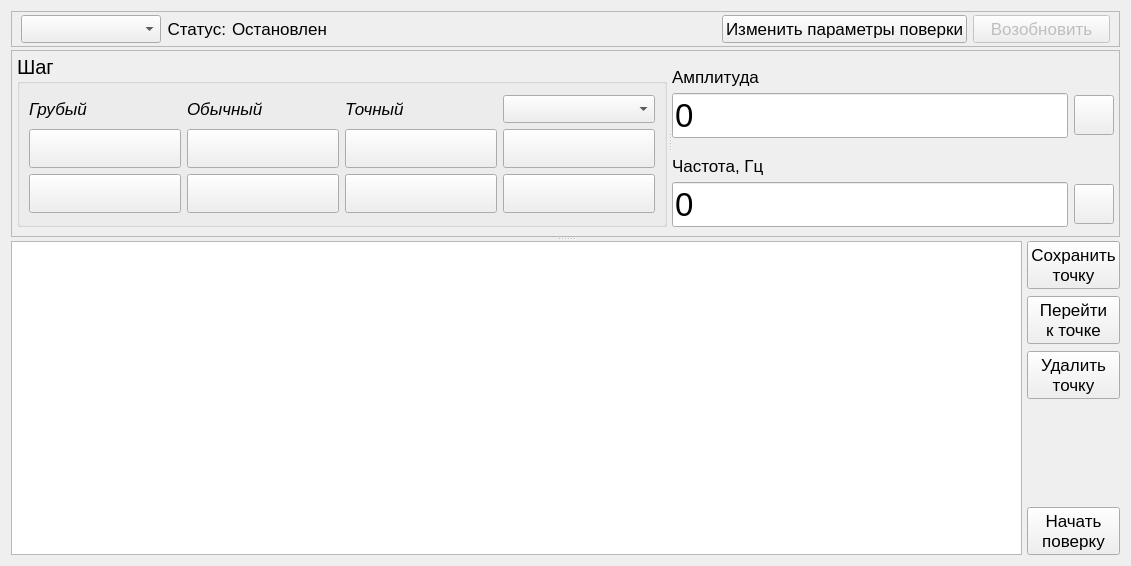
<?xml version="1.0" encoding="UTF-8"?>
<ui version="4.0">
 <class>main_widget</class>
 <widget class="QWidget" name="main_widget">
  <property name="geometry">
   <rect>
    <x>0</x>
    <y>0</y>
    <width>1131</width>
    <height>566</height>
   </rect>
  </property>
  <property name="font">
   <font>
    <pointsize>10</pointsize>
   </font>
  </property>
  <property name="windowTitle">
   <string>Form</string>
  </property>
  <layout class="QVBoxLayout" name="verticalLayout_4">
   <property name="spacing">
    <number>3</number>
   </property>
   <item>
    <widget class="QFrame" name="frame_3">
     <property name="autoFillBackground">
      <bool>false</bool>
     </property>
     <property name="frameShape">
      <enum>QFrame::StyledPanel</enum>
     </property>
     <property name="frameShadow">
      <enum>QFrame::Plain</enum>
     </property>
     <property name="lineWidth">
      <number>1</number>
     </property>
     <property name="midLineWidth">
      <number>0</number>
     </property>
     <layout class="QHBoxLayout" name="horizontalLayout_3">
      <property name="sizeConstraint">
       <enum>QLayout::SetMaximumSize</enum>
      </property>
      <property name="topMargin">
       <number>3</number>
      </property>
      <property name="bottomMargin">
       <number>3</number>
      </property>
      <item>
       <widget class="QComboBox" name="clb_list_combobox">
        <property name="minimumSize">
         <size>
          <width>140</width>
          <height>0</height>
         </size>
        </property>
        <property name="font">
         <font>
          <pointsize>13</pointsize>
         </font>
        </property>
       </widget>
      </item>
      <item>
       <widget class="QLabel" name="label_4">
        <property name="font">
         <font>
          <pointsize>13</pointsize>
         </font>
        </property>
        <property name="text">
         <string>Статус:</string>
        </property>
        <property name="alignment">
         <set>Qt::AlignRight|Qt::AlignTrailing|Qt::AlignVCenter</set>
        </property>
       </widget>
      </item>
      <item>
       <widget class="QLabel" name="clb_state_label">
        <property name="font">
         <font>
          <pointsize>13</pointsize>
         </font>
        </property>
        <property name="text">
         <string>Остановлен</string>
        </property>
       </widget>
      </item>
      <item>
       <widget class="QLabel" name="status_warning_label">
        <property name="minimumSize">
         <size>
          <width>30</width>
          <height>0</height>
         </size>
        </property>
        <property name="text">
         <string/>
        </property>
       </widget>
      </item>
      <item>
       <spacer name="horizontalSpacer">
        <property name="orientation">
         <enum>Qt::Horizontal</enum>
        </property>
        <property name="sizeHint" stdset="0">
         <size>
          <width>40</width>
          <height>20</height>
         </size>
        </property>
       </spacer>
      </item>
      <item>
       <widget class="QPushButton" name="edit_parameters_button">
        <property name="font">
         <font>
          <pointsize>13</pointsize>
         </font>
        </property>
        <property name="text">
         <string>Изменить параметры поверки</string>
        </property>
       </widget>
      </item>
      <item>
       <widget class="QPushButton" name="pause_button">
        <property name="enabled">
         <bool>false</bool>
        </property>
        <property name="minimumSize">
         <size>
          <width>137</width>
          <height>0</height>
         </size>
        </property>
        <property name="baseSize">
         <size>
          <width>0</width>
          <height>0</height>
         </size>
        </property>
        <property name="font">
         <font>
          <pointsize>13</pointsize>
         </font>
        </property>
        <property name="text">
         <string>Возобновить</string>
        </property>
        <property name="iconSize">
         <size>
          <width>21</width>
          <height>21</height>
         </size>
        </property>
        <property name="checkable">
         <bool>true</bool>
        </property>
        <property name="flat">
         <bool>false</bool>
        </property>
       </widget>
      </item>
     </layout>
    </widget>
   </item>
   <item>
    <widget class="QSplitter" name="splitter">
     <property name="orientation">
      <enum>Qt::Vertical</enum>
     </property>
     <property name="childrenCollapsible">
      <bool>false</bool>
     </property>
     <widget class="QFrame" name="frame">
      <property name="sizePolicy">
       <sizepolicy hsizetype="Preferred" vsizetype="Fixed">
        <horstretch>0</horstretch>
        <verstretch>0</verstretch>
       </sizepolicy>
      </property>
      <property name="frameShape">
       <enum>QFrame::StyledPanel</enum>
      </property>
      <property name="frameShadow">
       <enum>QFrame::Plain</enum>
      </property>
      <layout class="QVBoxLayout" name="verticalLayout_2">
       <property name="leftMargin">
        <number>5</number>
       </property>
       <property name="topMargin">
        <number>3</number>
       </property>
       <property name="rightMargin">
        <number>5</number>
       </property>
       <property name="bottomMargin">
        <number>9</number>
       </property>
       <item>
        <widget class="QSplitter" name="splitter_2">
         <property name="frameShape">
          <enum>QFrame::NoFrame</enum>
         </property>
         <property name="frameShadow">
          <enum>QFrame::Plain</enum>
         </property>
         <property name="lineWidth">
          <number>1</number>
         </property>
         <property name="midLineWidth">
          <number>5</number>
         </property>
         <property name="orientation">
          <enum>Qt::Horizontal</enum>
         </property>
         <property name="opaqueResize">
          <bool>true</bool>
         </property>
         <property name="handleWidth">
          <number>5</number>
         </property>
         <property name="childrenCollapsible">
          <bool>false</bool>
         </property>
         <widget class="QGroupBox" name="groupBox">
          <property name="sizePolicy">
           <sizepolicy hsizetype="Preferred" vsizetype="Preferred">
            <horstretch>0</horstretch>
            <verstretch>0</verstretch>
           </sizepolicy>
          </property>
          <property name="font">
           <font>
            <pointsize>15</pointsize>
           </font>
          </property>
          <property name="title">
           <string>Шаг</string>
          </property>
          <property name="flat">
           <bool>false</bool>
          </property>
          <layout class="QGridLayout" name="gridLayout_3">
           <property name="sizeConstraint">
            <enum>QLayout::SetDefaultConstraint</enum>
           </property>
           <property name="topMargin">
            <number>11</number>
           </property>
           <property name="bottomMargin">
            <number>11</number>
           </property>
           <item row="0" column="2">
            <widget class="QLabel" name="label_3">
             <property name="sizePolicy">
              <sizepolicy hsizetype="Preferred" vsizetype="Fixed">
               <horstretch>0</horstretch>
               <verstretch>0</verstretch>
              </sizepolicy>
             </property>
             <property name="minimumSize">
              <size>
               <width>115</width>
               <height>0</height>
              </size>
             </property>
             <property name="font">
              <font>
               <pointsize>13</pointsize>
               <italic>true</italic>
              </font>
             </property>
             <property name="cursor">
              <cursorShape>WhatsThisCursor</cursorShape>
             </property>
             <property name="toolTip">
              <string>Shift + колесо мыши</string>
             </property>
             <property name="text">
              <string>Точный</string>
             </property>
            </widget>
           </item>
           <item row="2" column="0">
            <widget class="QPushButton" name="rough_minus_button">
             <property name="sizePolicy">
              <sizepolicy hsizetype="Expanding" vsizetype="Preferred">
               <horstretch>0</horstretch>
               <verstretch>0</verstretch>
              </sizepolicy>
             </property>
             <property name="minimumSize">
              <size>
               <width>0</width>
               <height>0</height>
              </size>
             </property>
             <property name="sizeIncrement">
              <size>
               <width>0</width>
               <height>0</height>
              </size>
             </property>
             <property name="font">
              <font>
               <pointsize>20</pointsize>
               <weight>75</weight>
               <bold>true</bold>
              </font>
             </property>
             <property name="text">
              <string/>
             </property>
             <property name="icon">
              <iconset resource="../resources/icons.qrc">
               <normaloff>:/icons/icons/minus2.png</normaloff>:/icons/icons/minus2.png</iconset>
             </property>
             <property name="iconSize">
              <size>
               <width>35</width>
               <height>35</height>
              </size>
             </property>
             <property name="autoRepeat">
              <bool>true</bool>
             </property>
             <property name="autoRepeatDelay">
              <number>600</number>
             </property>
             <property name="autoRepeatInterval">
              <number>10</number>
             </property>
            </widget>
           </item>
           <item row="1" column="3">
            <widget class="QPushButton" name="fixed_plus_button">
             <property name="sizePolicy">
              <sizepolicy hsizetype="Expanding" vsizetype="Preferred">
               <horstretch>0</horstretch>
               <verstretch>0</verstretch>
              </sizepolicy>
             </property>
             <property name="minimumSize">
              <size>
               <width>0</width>
               <height>0</height>
              </size>
             </property>
             <property name="sizeIncrement">
              <size>
               <width>0</width>
               <height>0</height>
              </size>
             </property>
             <property name="font">
              <font>
               <pointsize>20</pointsize>
               <weight>75</weight>
               <bold>true</bold>
              </font>
             </property>
             <property name="text">
              <string/>
             </property>
             <property name="icon">
              <iconset resource="../resources/icons.qrc">
               <normaloff>:/icons/icons/plus.png</normaloff>:/icons/icons/plus.png</iconset>
             </property>
             <property name="iconSize">
              <size>
               <width>35</width>
               <height>35</height>
              </size>
             </property>
             <property name="autoRepeat">
              <bool>true</bool>
             </property>
             <property name="autoRepeatDelay">
              <number>600</number>
             </property>
             <property name="autoRepeatInterval">
              <number>10</number>
             </property>
            </widget>
           </item>
           <item row="1" column="1">
            <widget class="QPushButton" name="common_plus_button">
             <property name="sizePolicy">
              <sizepolicy hsizetype="Expanding" vsizetype="Preferred">
               <horstretch>0</horstretch>
               <verstretch>0</verstretch>
              </sizepolicy>
             </property>
             <property name="minimumSize">
              <size>
               <width>0</width>
               <height>0</height>
              </size>
             </property>
             <property name="sizeIncrement">
              <size>
               <width>0</width>
               <height>0</height>
              </size>
             </property>
             <property name="font">
              <font>
               <pointsize>20</pointsize>
               <weight>75</weight>
               <bold>true</bold>
              </font>
             </property>
             <property name="text">
              <string/>
             </property>
             <property name="icon">
              <iconset resource="../resources/icons.qrc">
               <normaloff>:/icons/icons/plus.png</normaloff>:/icons/icons/plus.png</iconset>
             </property>
             <property name="iconSize">
              <size>
               <width>35</width>
               <height>35</height>
              </size>
             </property>
             <property name="autoRepeat">
              <bool>true</bool>
             </property>
             <property name="autoRepeatDelay">
              <number>600</number>
             </property>
             <property name="autoRepeatInterval">
              <number>10</number>
             </property>
            </widget>
           </item>
           <item row="2" column="3">
            <widget class="QPushButton" name="fixed_minus_button">
             <property name="sizePolicy">
              <sizepolicy hsizetype="Expanding" vsizetype="Preferred">
               <horstretch>0</horstretch>
               <verstretch>0</verstretch>
              </sizepolicy>
             </property>
             <property name="minimumSize">
              <size>
               <width>0</width>
               <height>0</height>
              </size>
             </property>
             <property name="sizeIncrement">
              <size>
               <width>0</width>
               <height>0</height>
              </size>
             </property>
             <property name="font">
              <font>
               <pointsize>20</pointsize>
               <weight>75</weight>
               <bold>true</bold>
              </font>
             </property>
             <property name="text">
              <string/>
             </property>
             <property name="icon">
              <iconset resource="../resources/icons.qrc">
               <normaloff>:/icons/icons/minus2.png</normaloff>:/icons/icons/minus2.png</iconset>
             </property>
             <property name="iconSize">
              <size>
               <width>35</width>
               <height>35</height>
              </size>
             </property>
             <property name="autoRepeat">
              <bool>true</bool>
             </property>
             <property name="autoRepeatDelay">
              <number>600</number>
             </property>
             <property name="autoRepeatInterval">
              <number>10</number>
             </property>
            </widget>
           </item>
           <item row="2" column="1">
            <widget class="QPushButton" name="common_minus_button">
             <property name="sizePolicy">
              <sizepolicy hsizetype="Expanding" vsizetype="Preferred">
               <horstretch>0</horstretch>
               <verstretch>0</verstretch>
              </sizepolicy>
             </property>
             <property name="minimumSize">
              <size>
               <width>0</width>
               <height>0</height>
              </size>
             </property>
             <property name="sizeIncrement">
              <size>
               <width>0</width>
               <height>0</height>
              </size>
             </property>
             <property name="font">
              <font>
               <pointsize>20</pointsize>
               <weight>75</weight>
               <bold>true</bold>
              </font>
             </property>
             <property name="text">
              <string/>
             </property>
             <property name="icon">
              <iconset resource="../resources/icons.qrc">
               <normaloff>:/icons/icons/minus2.png</normaloff>:/icons/icons/minus2.png</iconset>
             </property>
             <property name="iconSize">
              <size>
               <width>35</width>
               <height>35</height>
              </size>
             </property>
             <property name="autoRepeat">
              <bool>true</bool>
             </property>
             <property name="autoRepeatDelay">
              <number>600</number>
             </property>
             <property name="autoRepeatInterval">
              <number>10</number>
             </property>
            </widget>
           </item>
           <item row="0" column="1">
            <widget class="QLabel" name="label_8">
             <property name="sizePolicy">
              <sizepolicy hsizetype="Preferred" vsizetype="Fixed">
               <horstretch>0</horstretch>
               <verstretch>0</verstretch>
              </sizepolicy>
             </property>
             <property name="minimumSize">
              <size>
               <width>115</width>
               <height>0</height>
              </size>
             </property>
             <property name="font">
              <font>
               <pointsize>13</pointsize>
               <italic>true</italic>
               <kerning>true</kerning>
              </font>
             </property>
             <property name="cursor">
              <cursorShape>WhatsThisCursor</cursorShape>
             </property>
             <property name="toolTip">
              <string>Колесо мыши</string>
             </property>
             <property name="text">
              <string>Обычный</string>
             </property>
            </widget>
           </item>
           <item row="2" column="2">
            <widget class="QPushButton" name="exact_minus_button">
             <property name="sizePolicy">
              <sizepolicy hsizetype="Expanding" vsizetype="Preferred">
               <horstretch>0</horstretch>
               <verstretch>0</verstretch>
              </sizepolicy>
             </property>
             <property name="minimumSize">
              <size>
               <width>0</width>
               <height>0</height>
              </size>
             </property>
             <property name="sizeIncrement">
              <size>
               <width>0</width>
               <height>0</height>
              </size>
             </property>
             <property name="font">
              <font>
               <pointsize>20</pointsize>
               <weight>75</weight>
               <bold>true</bold>
              </font>
             </property>
             <property name="text">
              <string/>
             </property>
             <property name="icon">
              <iconset resource="../resources/icons.qrc">
               <normaloff>:/icons/icons/minus2.png</normaloff>:/icons/icons/minus2.png</iconset>
             </property>
             <property name="iconSize">
              <size>
               <width>35</width>
               <height>35</height>
              </size>
             </property>
             <property name="autoRepeat">
              <bool>true</bool>
             </property>
             <property name="autoRepeatDelay">
              <number>600</number>
             </property>
             <property name="autoRepeatInterval">
              <number>10</number>
             </property>
            </widget>
           </item>
           <item row="1" column="0">
            <widget class="QPushButton" name="rough_plus_button">
             <property name="sizePolicy">
              <sizepolicy hsizetype="Expanding" vsizetype="Preferred">
               <horstretch>0</horstretch>
               <verstretch>0</verstretch>
              </sizepolicy>
             </property>
             <property name="minimumSize">
              <size>
               <width>0</width>
               <height>0</height>
              </size>
             </property>
             <property name="sizeIncrement">
              <size>
               <width>0</width>
               <height>0</height>
              </size>
             </property>
             <property name="font">
              <font>
               <pointsize>20</pointsize>
               <weight>75</weight>
               <bold>true</bold>
              </font>
             </property>
             <property name="text">
              <string/>
             </property>
             <property name="icon">
              <iconset resource="../resources/icons.qrc">
               <normaloff>:/icons/icons/plus.png</normaloff>:/icons/icons/plus.png</iconset>
             </property>
             <property name="iconSize">
              <size>
               <width>35</width>
               <height>35</height>
              </size>
             </property>
             <property name="autoRepeat">
              <bool>true</bool>
             </property>
             <property name="autoRepeatDelay">
              <number>600</number>
             </property>
             <property name="autoRepeatInterval">
              <number>10</number>
             </property>
            </widget>
           </item>
           <item row="0" column="0">
            <widget class="QLabel" name="label_2">
             <property name="sizePolicy">
              <sizepolicy hsizetype="Maximum" vsizetype="Fixed">
               <horstretch>0</horstretch>
               <verstretch>0</verstretch>
              </sizepolicy>
             </property>
             <property name="minimumSize">
              <size>
               <width>115</width>
               <height>0</height>
              </size>
             </property>
             <property name="font">
              <font>
               <pointsize>13</pointsize>
               <italic>true</italic>
               <underline>false</underline>
               <strikeout>false</strikeout>
               <stylestrategy>PreferDefault</stylestrategy>
               <kerning>true</kerning>
              </font>
             </property>
             <property name="cursor">
              <cursorShape>WhatsThisCursor</cursorShape>
             </property>
             <property name="mouseTracking">
              <bool>false</bool>
             </property>
             <property name="contextMenuPolicy">
              <enum>Qt::NoContextMenu</enum>
             </property>
             <property name="toolTip">
              <string>Ctrl + колесо мыши</string>
             </property>
             <property name="styleSheet">
              <string notr="true"/>
             </property>
             <property name="text">
              <string>Грубый</string>
             </property>
            </widget>
           </item>
           <item row="1" column="2">
            <widget class="QPushButton" name="exact_plus_button">
             <property name="sizePolicy">
              <sizepolicy hsizetype="Expanding" vsizetype="Preferred">
               <horstretch>0</horstretch>
               <verstretch>0</verstretch>
              </sizepolicy>
             </property>
             <property name="minimumSize">
              <size>
               <width>0</width>
               <height>0</height>
              </size>
             </property>
             <property name="sizeIncrement">
              <size>
               <width>0</width>
               <height>0</height>
              </size>
             </property>
             <property name="font">
              <font>
               <pointsize>20</pointsize>
               <weight>75</weight>
               <bold>true</bold>
              </font>
             </property>
             <property name="text">
              <string/>
             </property>
             <property name="icon">
              <iconset resource="../resources/icons.qrc">
               <normaloff>:/icons/icons/plus.png</normaloff>:/icons/icons/plus.png</iconset>
             </property>
             <property name="iconSize">
              <size>
               <width>35</width>
               <height>35</height>
              </size>
             </property>
             <property name="autoRepeat">
              <bool>true</bool>
             </property>
             <property name="autoRepeatDelay">
              <number>600</number>
             </property>
             <property name="autoRepeatInterval">
              <number>10</number>
             </property>
            </widget>
           </item>
           <item row="0" column="3">
            <widget class="QComboBox" name="fixed_step_combobox">
             <property name="sizePolicy">
              <sizepolicy hsizetype="Preferred" vsizetype="Fixed">
               <horstretch>0</horstretch>
               <verstretch>0</verstretch>
              </sizepolicy>
             </property>
             <property name="minimumSize">
              <size>
               <width>115</width>
               <height>0</height>
              </size>
             </property>
             <property name="maximumSize">
              <size>
               <width>16777215</width>
               <height>16777215</height>
              </size>
             </property>
             <property name="font">
              <font>
               <pointsize>13</pointsize>
               <italic>true</italic>
              </font>
             </property>
             <property name="cursor">
              <cursorShape>WhatsThisCursor</cursorShape>
             </property>
             <property name="toolTip">
              <string>Ctrl + Shift + Колесо мыши</string>
             </property>
             <property name="editable">
              <bool>false</bool>
             </property>
             <property name="currentIndex">
              <number>-1</number>
             </property>
             <property name="modelColumn">
              <number>0</number>
             </property>
            </widget>
           </item>
          </layout>
         </widget>
         <widget class="QWidget" name="layoutWidget">
          <layout class="QVBoxLayout" name="verticalLayout_3">
           <item>
            <layout class="QGridLayout" name="gridLayout">
             <item row="5" column="1">
              <widget class="QPushButton" name="apply_frequency_button">
               <property name="sizePolicy">
                <sizepolicy hsizetype="Minimum" vsizetype="Fixed">
                 <horstretch>0</horstretch>
                 <verstretch>0</verstretch>
                </sizepolicy>
               </property>
               <property name="maximumSize">
                <size>
                 <width>40</width>
                 <height>40</height>
                </size>
               </property>
               <property name="font">
                <font>
                 <pointsize>20</pointsize>
                </font>
               </property>
               <property name="text">
                <string/>
               </property>
               <property name="icon">
                <iconset resource="../resources/icons.qrc">
                 <normaloff>:/icons/icons/ok.png</normaloff>:/icons/icons/ok.png</iconset>
               </property>
               <property name="iconSize">
                <size>
                 <width>35</width>
                 <height>35</height>
                </size>
               </property>
              </widget>
             </item>
             <item row="3" column="1">
              <widget class="QPushButton" name="apply_amplitude_button">
               <property name="sizePolicy">
                <sizepolicy hsizetype="Fixed" vsizetype="Fixed">
                 <horstretch>0</horstretch>
                 <verstretch>0</verstretch>
                </sizepolicy>
               </property>
               <property name="maximumSize">
                <size>
                 <width>40</width>
                 <height>40</height>
                </size>
               </property>
               <property name="font">
                <font>
                 <pointsize>20</pointsize>
                </font>
               </property>
               <property name="text">
                <string/>
               </property>
               <property name="icon">
                <iconset resource="../resources/icons.qrc">
                 <normaloff>:/icons/icons/ok.png</normaloff>
                 <normalon>:/icons/icons/ok.png</normalon>
                 <activeon>:/icons/icons/ok.png</activeon>
                 <selectedoff>:/icons/icons/ok.png</selectedoff>
                 <selectedon>:/icons/icons/ok.png</selectedon>:/icons/icons/ok.png</iconset>
               </property>
               <property name="iconSize">
                <size>
                 <width>35</width>
                 <height>35</height>
                </size>
               </property>
               <property name="flat">
                <bool>false</bool>
               </property>
              </widget>
             </item>
             <item row="5" column="0">
              <widget class="QEditCopyButton" name="frequency_edit">
               <property name="sizePolicy">
                <sizepolicy hsizetype="Expanding" vsizetype="Fixed">
                 <horstretch>1</horstretch>
                 <verstretch>0</verstretch>
                </sizepolicy>
               </property>
               <property name="font">
                <font>
                 <pointsize>25</pointsize>
                </font>
               </property>
               <property name="text">
                <string>0</string>
               </property>
              </widget>
             </item>
             <item row="3" column="0">
              <widget class="QEditCopyButton" name="amplitude_edit">
               <property name="sizePolicy">
                <sizepolicy hsizetype="Expanding" vsizetype="Fixed">
                 <horstretch>1</horstretch>
                 <verstretch>0</verstretch>
                </sizepolicy>
               </property>
               <property name="font">
                <font>
                 <pointsize>25</pointsize>
                </font>
               </property>
               <property name="styleSheet">
                <string notr="true"/>
               </property>
               <property name="text">
                <string>0</string>
               </property>
              </widget>
             </item>
             <item row="4" column="0">
              <widget class="QLabel" name="label_6">
               <property name="font">
                <font>
                 <pointsize>13</pointsize>
                </font>
               </property>
               <property name="text">
                <string>Частота, Гц</string>
               </property>
               <property name="alignment">
                <set>Qt::AlignBottom|Qt::AlignLeading|Qt::AlignLeft</set>
               </property>
              </widget>
             </item>
             <item row="2" column="0">
              <widget class="QLabel" name="label_5">
               <property name="sizePolicy">
                <sizepolicy hsizetype="Fixed" vsizetype="Preferred">
                 <horstretch>0</horstretch>
                 <verstretch>0</verstretch>
                </sizepolicy>
               </property>
               <property name="font">
                <font>
                 <pointsize>13</pointsize>
                </font>
               </property>
               <property name="text">
                <string>Амплитуда</string>
               </property>
               <property name="alignment">
                <set>Qt::AlignBottom|Qt::AlignLeading|Qt::AlignLeft</set>
               </property>
              </widget>
             </item>
            </layout>
           </item>
          </layout>
         </widget>
        </widget>
       </item>
      </layout>
     </widget>
     <widget class="QFrame" name="frame_7">
      <property name="sizePolicy">
       <sizepolicy hsizetype="Expanding" vsizetype="Expanding">
        <horstretch>0</horstretch>
        <verstretch>1</verstretch>
       </sizepolicy>
      </property>
      <property name="frameShape">
       <enum>QFrame::NoFrame</enum>
      </property>
      <property name="frameShadow">
       <enum>QFrame::Plain</enum>
      </property>
      <property name="lineWidth">
       <number>0</number>
      </property>
      <layout class="QGridLayout" name="gridLayout_2">
       <property name="leftMargin">
        <number>0</number>
       </property>
       <property name="topMargin">
        <number>0</number>
       </property>
       <property name="rightMargin">
        <number>0</number>
       </property>
       <property name="bottomMargin">
        <number>0</number>
       </property>
       <property name="horizontalSpacing">
        <number>5</number>
       </property>
       <property name="verticalSpacing">
        <number>0</number>
       </property>
       <item row="1" column="0">
        <widget class="QTableView" name="measure_table">
         <property name="enabled">
          <bool>true</bool>
         </property>
         <property name="font">
          <font>
           <pointsize>9</pointsize>
          </font>
         </property>
         <property name="contextMenuPolicy">
          <enum>Qt::CustomContextMenu</enum>
         </property>
         <property name="styleSheet">
          <string notr="true">selection-color: rgb(0, 0, 0);
selection-background-color: rgb(170, 170, 255);</string>
         </property>
         <property name="alternatingRowColors">
          <bool>true</bool>
         </property>
         <property name="selectionMode">
          <enum>QAbstractItemView::ContiguousSelection</enum>
         </property>
         <property name="selectionBehavior">
          <enum>QAbstractItemView::SelectRows</enum>
         </property>
         <property name="textElideMode">
          <enum>Qt::ElideLeft</enum>
         </property>
         <property name="sortingEnabled">
          <bool>false</bool>
         </property>
        </widget>
       </item>
       <item row="0" column="0">
        <layout class="QVBoxLayout" name="cases_bar_layout"/>
       </item>
       <item row="1" column="1">
        <layout class="QVBoxLayout" name="verticalLayout">
         <property name="spacing">
          <number>7</number>
         </property>
         <item>
          <widget class="QPushButton" name="save_point_button">
           <property name="sizePolicy">
            <sizepolicy hsizetype="Preferred" vsizetype="Preferred">
             <horstretch>0</horstretch>
             <verstretch>0</verstretch>
            </sizepolicy>
           </property>
           <property name="minimumSize">
            <size>
             <width>0</width>
             <height>0</height>
            </size>
           </property>
           <property name="font">
            <font>
             <pointsize>13</pointsize>
            </font>
           </property>
           <property name="text">
            <string>Сохранить
точку</string>
           </property>
          </widget>
         </item>
         <item>
          <widget class="QPushButton" name="go_to_point_button">
           <property name="sizePolicy">
            <sizepolicy hsizetype="Preferred" vsizetype="Preferred">
             <horstretch>0</horstretch>
             <verstretch>0</verstretch>
            </sizepolicy>
           </property>
           <property name="minimumSize">
            <size>
             <width>0</width>
             <height>0</height>
            </size>
           </property>
           <property name="font">
            <font>
             <pointsize>13</pointsize>
            </font>
           </property>
           <property name="text">
            <string>Перейти
к точке</string>
           </property>
          </widget>
         </item>
         <item>
          <widget class="QPushButton" name="delete_point_button">
           <property name="sizePolicy">
            <sizepolicy hsizetype="Preferred" vsizetype="Preferred">
             <horstretch>0</horstretch>
             <verstretch>0</verstretch>
            </sizepolicy>
           </property>
           <property name="minimumSize">
            <size>
             <width>0</width>
             <height>0</height>
            </size>
           </property>
           <property name="font">
            <font>
             <pointsize>13</pointsize>
            </font>
           </property>
           <property name="text">
            <string>Удалить
точку</string>
           </property>
          </widget>
         </item>
         <item>
          <spacer name="verticalSpacer">
           <property name="orientation">
            <enum>Qt::Vertical</enum>
           </property>
           <property name="sizeHint" stdset="0">
            <size>
             <width>20</width>
             <height>40</height>
            </size>
           </property>
          </spacer>
         </item>
         <item>
          <widget class="QPushButton" name="start_stop_button">
           <property name="sizePolicy">
            <sizepolicy hsizetype="Preferred" vsizetype="Preferred">
             <horstretch>0</horstretch>
             <verstretch>0</verstretch>
            </sizepolicy>
           </property>
           <property name="font">
            <font>
             <pointsize>13</pointsize>
            </font>
           </property>
           <property name="text">
            <string>Начать
поверку</string>
           </property>
          </widget>
         </item>
        </layout>
       </item>
      </layout>
     </widget>
    </widget>
   </item>
  </layout>
 </widget>
 <customwidgets>
  <customwidget>
   <class>QEditCopyButton</class>
   <extends>QLineEdit</extends>
   <header>custom_widgets.CustomLineEdit</header>
  </customwidget>
 </customwidgets>
 <tabstops>
  <tabstop>clb_list_combobox</tabstop>
  <tabstop>edit_parameters_button</tabstop>
  <tabstop>pause_button</tabstop>
  <tabstop>amplitude_edit</tabstop>
  <tabstop>apply_amplitude_button</tabstop>
  <tabstop>frequency_edit</tabstop>
  <tabstop>apply_frequency_button</tabstop>
  <tabstop>save_point_button</tabstop>
  <tabstop>go_to_point_button</tabstop>
  <tabstop>delete_point_button</tabstop>
  <tabstop>start_stop_button</tabstop>
 </tabstops>
 <resources>
  <include location="../resources/icons.qrc"/>
 </resources>
 <connections/>
</ui>
